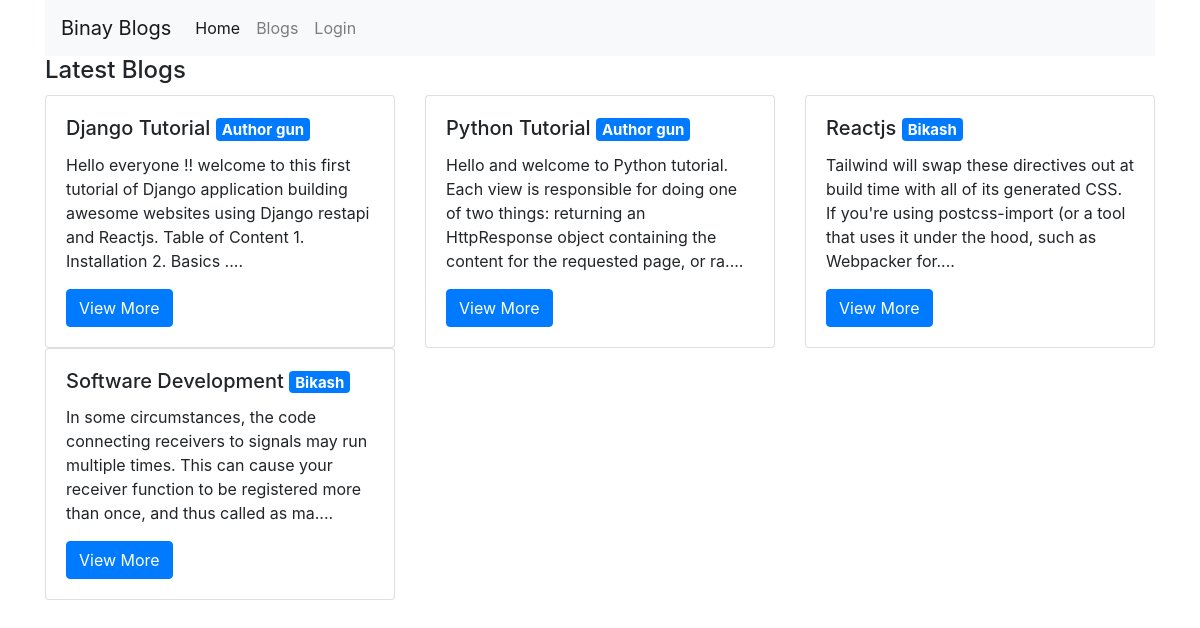
Before: / with the older database file.
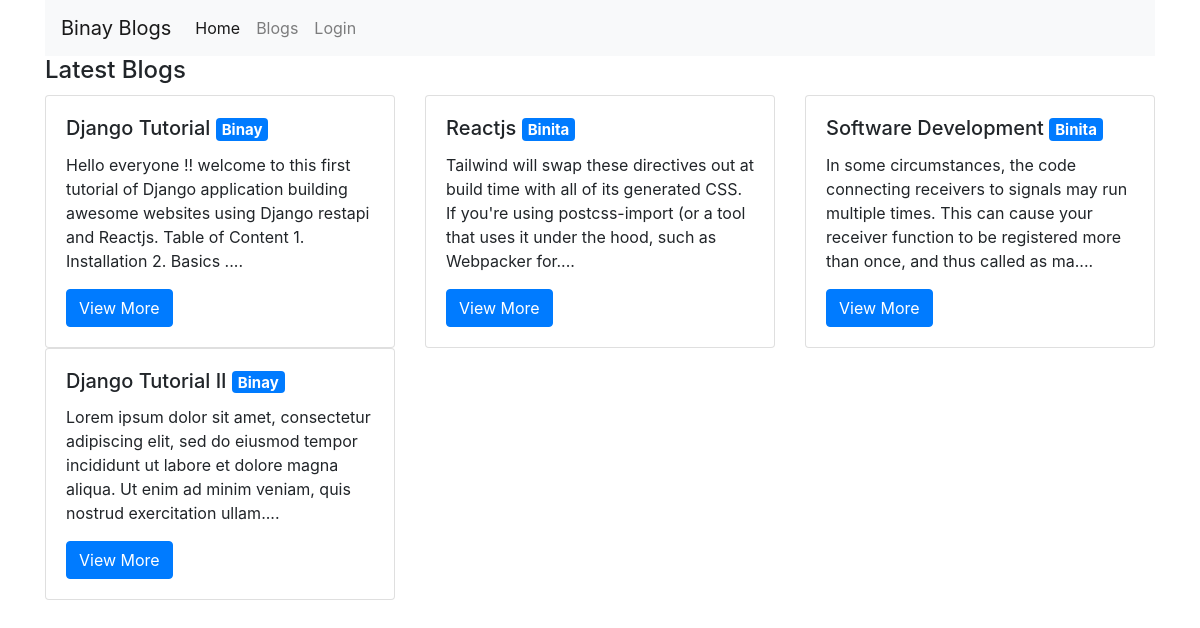
After: the same page with the newer database file.
### blogs/models.py (models this page shows, shortened)
class DateInformation(models.Model):
    created_at = models.DateTimeField(auto_now_add=True)
    updated_at = models.DateTimeField(auto_now=True)

class Blog(DateInformation):
    title= models.CharField(max_length=300)
    body = models.TextField()
    author_id = models.ForeignKey(Author,on_delete=models.CASCADE)

class Author(models.Model):
    user = models.ForeignKey(User,on_delete=models.CASCADE)
    name = models.CharField(max_length=300)
    def __str__(self):
        return self.name

### myblogs/views.py (the view)
# urls.py: 2. Add a URL to urlpatterns:  path('', views.home, name='home')
def home(request):
    latest_blogs = Blog.objects.all()[:4]
    return render(request,'myblogs/index.html',{'blogs':latest_blogs})

### myblogs/templates/myblogs/index.html (shortened to what this page needs)
{% extends 'myblogs/main.html' %}
{% block content%}
{% load static %}
<h4>Latest Blogs</h4>
      <div class="row" style="margin-top: 10px;">
        {% for blog in blogs %}
        <div class="col-md-4">
          <div class="card">
            <div class="card-body">
              <h5 class="card-title">{{blog.title}} <tr><span class="badge badge-primary">{{blog.author_id}}</span></tr></h5>
              <p class="card-text"> {{ blog.body|slice:180 }}....</p>
              <a href="{% url 'blog_detail' blog.id %}" class="btn btn-primary">View More</a>
            </div>
          </div>
        </div>
      {% endfor %}
      </div>
{% endblock content%}

Changed rows visible on the page:
removed Blog: title "Python Tutorial", author_id "Author gun", body "Hello and welcome to Python tutorial. Each view is responsible for doing one of two things: returning an HttpResponse object containing the content for the requested page, or ra"
changed through a linked row, Blog "Django Tutorial": author_id "Author gun" → "Binay"
changed through a linked row, Blog "Reactjs": author_id "Bikash" → "Binita"
changed through a linked row, Blog "Software Development": author_id "Bikash" → "Binita"
now on this page (row unchanged): Blog: title "Django Tutorial II", author_id "Binay", body "Lorem ipsum dolor sit amet, consectetur adipiscing elit, sed do eiusmod tempor incididunt ut labore et dolore magna aliqua. Ut enim ad minim veniam, quis nostrud exercitation ullam"
